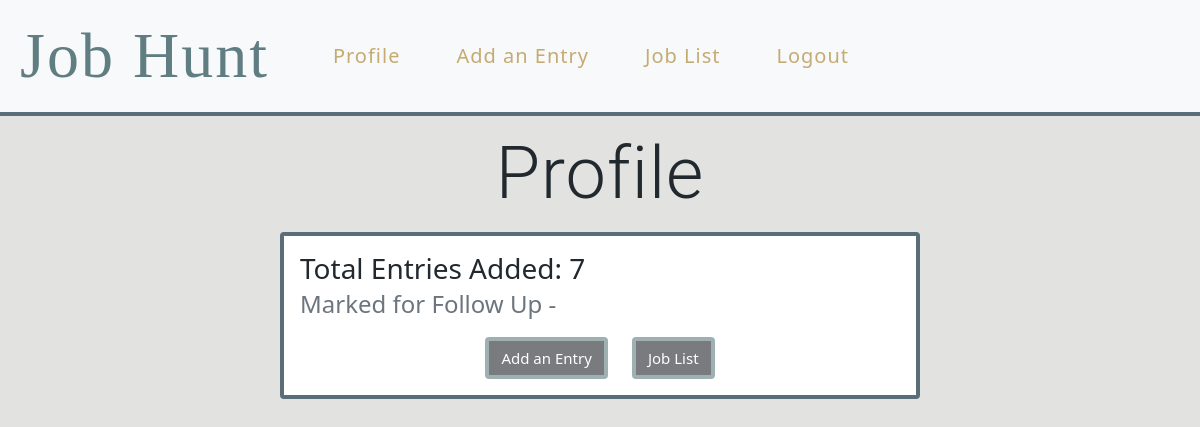
Before: /profile (signed in) with the older database file.
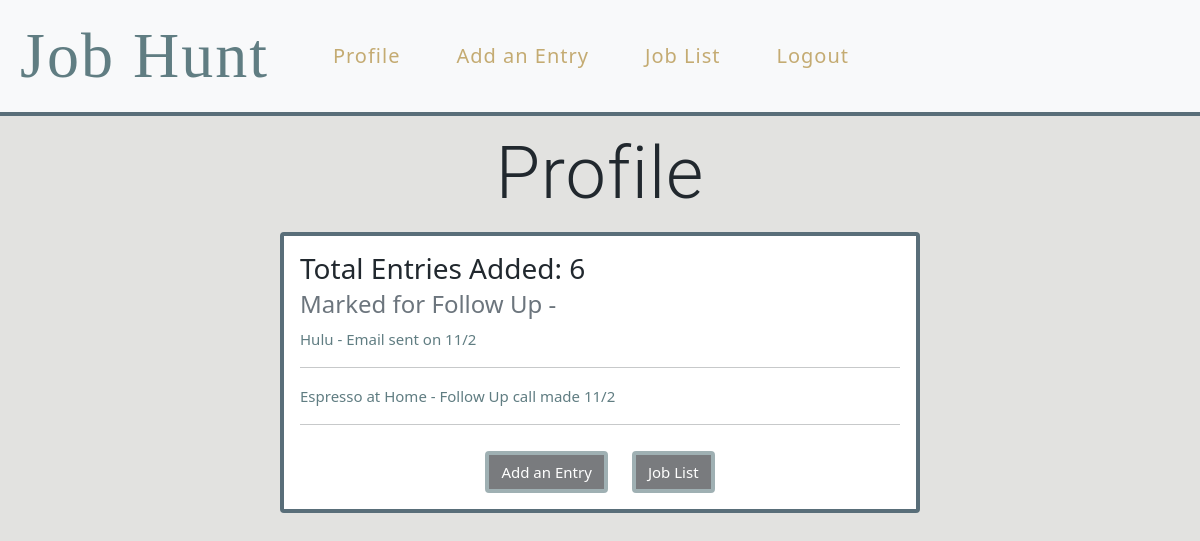
After: the same page with the newer database file.
### jobHuntApp/models.py (models this page shows)
class User(models.Model):
    first_name = models.CharField(max_length=255)
    last_name = models.CharField(max_length=255)
    email = models.CharField(max_length=255)
    password = models.TextField()
    created_at = models.DateTimeField(auto_now_add=True)
    updated_at = models.DateTimeField(auto_now=True)
    objects = UserManager()

class Job(models.Model):
    company_name = models.CharField(max_length=50)
    position = models.CharField(max_length=50)
    status = models.CharField(max_length=50)
    created_by = models.ForeignKey(User, related_name="jobs", on_delete=models.CASCADE, null=True)
    users_follow_up = models.ManyToManyField(User, related_name="jobs_users_marked")
    created_at = models.DateTimeField(auto_now_add=True)
    updated_at = models.DateTimeField(auto_now=True)
    objects = JobManager()

### jobHuntApp/views.py (the view)
# urls.py: path('profile', views.profile),
def profile(request):
    if 'user_id' not in request.session:
        return redirect('/')
    this_user = User.objects.filter(id = request.session['user_id'])
    context = {
        'user': this_user[0]
    }
    return render(request, 'profile.html', context)

### jobHuntApp/templates/profile.html (shortened to what this page needs)
<!DOCTYPE html>
<html>
    <head>
        <link href="https://cdn.jsdelivr.net/npm/bootstrap@5.1.0/dist/css/bootstrap.min.css" rel="stylesheet">
        <link rel="stylesheet" href="/static/css/style.css">
    </head>
    <body>
    {% include "navBar.html" %}
    <h1 class="display-2 text-center">Profile</h1>
        <div class="d-flex justify-content-center">
            <div class="card" style="width: 40rem;">
                <div class="card-body">
                    <h3 class="card-title"> Total Entries Added: {{user.jobs.all | length}}</h3>
                    <h4 class="card-subtitle mb-2 text-muted">Marked for Follow Up - </h4>
                    {% for job in user.jobs.all reversed%}
                        {% if job.users_follow_up.all %}
                            <p class="card-text"><a href="/jobs/{{job.id}}/edit">{{job.company_name}} - {{job.status}}</a></p>
                            <hr>
                        {% endif %}
                    {% endfor %}
                    <div class="col text-center">
                        <a class="btn btn-dark" href="/addlisting" role="button">Add an Entry</a>
                        <a class="btn btn-dark" href="/jobs" role="button">Job List</a>
                    </div>
                </div>
            </div>
        </div>
    </body>
</html>

Changed rows visible on the page:
computed for User: jobs.all|length "7" → "6"
now on this page (row edited): Job: company_name "Hulu", status "Email sent on 11/2"
now on this page (row edited): Job: company_name "Espresso at Home", status "Follow Up call made 11/2"
